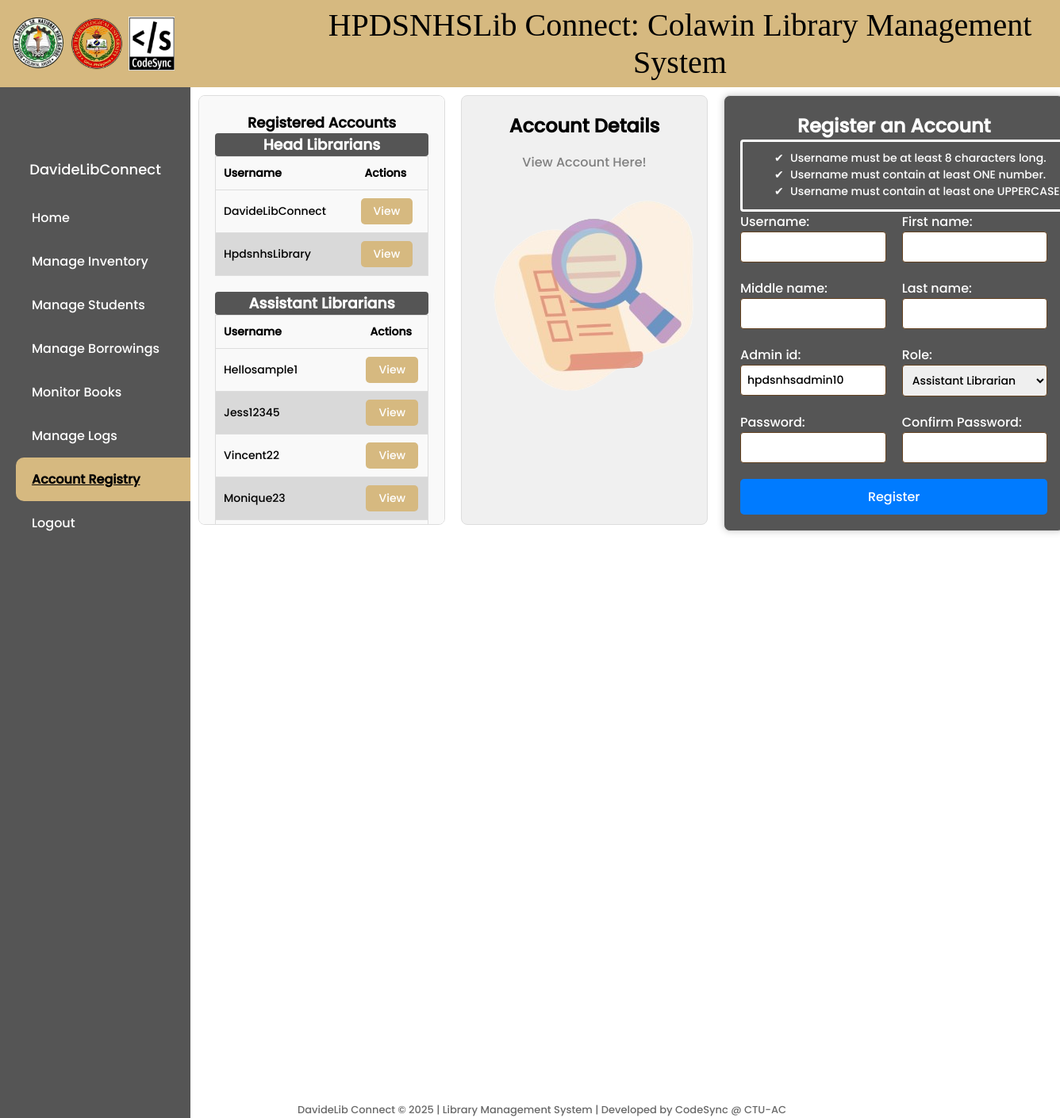
Page /register/ (signed in) on the committed database.
### library/models.py (models this page shows, shortened)
class CustomUser(AbstractBaseUser, PermissionsMixin):
    HEAD_LIBRARIAN = 'Head Librarian'
    ASSISTANT_LIBRARIAN = 'Assistant Librarian'
    ROLE_CHOICES = (
        ('Head Librarian', 'Head Librarian'),
        ('Assistant Librarian', 'Assistant Librarian'),
    )
    username = models.CharField(max_length=150, unique=True)
    first_name = models.CharField(max_length=30)
    middle_name = models.CharField(max_length=30, blank=True)
    last_name = models.CharField(max_length=30)
    admin_id = models.CharField(max_length=255, unique=True)
    is_staff = models.BooleanField(default=False)
    is_active = models.BooleanField(default=True)
    is_superuser = models.BooleanField(default=False)
    role = models.CharField(max_length=20, choices=ROLE_CHOICES, default='Assistant Librarian')
    qr_code = models.ImageField(upload_to='qr_codes', blank=True, null=True)
    temporary_password = models.CharField(max_length=128, blank=True, null=True)  # New temporary password field
    objects = CustomUserManager()
    USERNAME_FIELD = 'username'
    REQUIRED_FIELDS = ['first_name', 'last_name', 'admin_id']
    @staticmethod
    def generate_next_admin_id():
        prefix = "hpdsnhsadmin"
        users_with_ids = CustomUser.objects.filter(admin_id__startswith=prefix).values_list('admin_id', flat=True)
        if not users_with_ids:
            next_id = 1
        else:
            max_id = max([int(re.search(r'\d+$', admin_id).group()) for admin_id in users_with_ids])
            next_id = max_id + 1
        return f"{prefix}{str(next_id).zfill(2)}"

### library/views.py (the view)
# urls.py: path('register/', views.register, name='register'),
@login_required
@user_passes_test(is_head_librarian)
def register(request):
    if request.method == 'POST':
        form = CustomUserCreationForm(request.POST)
        if form.is_valid():
            user = form.save()
            if user.admin_id:
                messages.success(request, 'Assistant Librarian registered successfully.')
                return redirect('register')
            else:
                messages.error(request, 'Failed to generate admin_id.')
    else:
        form = CustomUserCreationForm()
    all_users = CustomUser.objects.all()
    head_librarians = all_users.filter(is_staff=True)
    assistant_librarians = all_users.filter(is_staff=False)
    context = {
        'form': form,
        'head_librarians': head_librarians,
        'assistant_librarians': assistant_librarians,
        'user': request.user,  # Ensure user object is available in template
    }
    return render(request, 'library/RegisterLog.html', context)

### library/forms.py (shortened to what this page needs)
class CustomUserCreationForm(UserCreationForm):
    password1 = forms.CharField(widget=forms.PasswordInput, label="Password")
    password2 = forms.CharField(widget=forms.PasswordInput, label="Confirm Password")
    class Meta:
        model = CustomUser
        fields = ['username', 'first_name', 'middle_name', 'last_name', 'admin_id', 'password1', 'password2', 'role']
        widgets = {
            'role': forms.Select(choices=CustomUser.ROLE_CHOICES, attrs={'id': 'role-field'}),
            'admin_id': forms.TextInput(attrs={'readonly': 'readonly'})  # Make admin_id readonly
        }
    def __init__(self, *args, **kwargs):
        super().__init__(*args, **kwargs)
        if not self.instance.pk:
            self.fields['admin_id'].initial = CustomUser.generate_next_admin_id()

### library/context_processors.py (called while the page is built)
def navbar_context(request):
    username = None
    if request.user.is_authenticated:
        username = request.user.username
    return {'username': username}

### library/views.py (called while the page is built)
def is_head_librarian(user):
    return user.role == 'Head Librarian'

### library/templates/library/RegisterLog.html (shortened to what this page needs)
{% extends 'main.html' %}
{% load static %}
{% block content %}
<!DOCTYPE html>
<html>
<head>
</head>
<body>
    <div class="main-content">
        <div class="container">
            <div class="accounts-container">
                <p style="align-items: center; font-size: 18px; font-weight: bold; text-align: center; margin: 0;">Registered Accounts</p>
                <h3>Head Librarians</h3>
                <table>
                    <thead>
                        <tr>
                            <th>Username</th>
                            <th style="padding-left: 25px;">Actions</th>
                        </tr>
                    </thead>
                    <tbody>
                        {% for head_librarian in head_librarians %}
                        <tr>
                            <td>{{ head_librarian.username }}</td>
                            <td style="padding-left: 20px;">
                                <button class="view-btn" data-id="{{ head_librarian.id }}">View</button>
                            </td>
                        </tr>
                        {% empty %}
                        <tr>
                            <td colspan="2">No head librarians found.</td>
                        </tr>
                        {% endfor %}
                    </tbody>
                </table>
                <h3>Assistant Librarians</h3>
                <table>
                    <thead>
                        <tr>
                            <th>Username</th>
                            <th style="padding-left: 80px;">Actions</th>
                        </tr>
                    </thead>
                    <tbody>
                        {% for assistant_librarian in assistant_librarians %}
                        <tr>
                            <td>{{ assistant_librarian.username }}</td>
                            <td style="padding-left: 75px;">
                                <button class="view-btn" data-id="{{ assistant_librarian.id }}">View</button>
                            </td>
                        </tr>
                        {% empty %}
                        <tr>
                            <td colspan="2">No assistant librarians found.</td>
                        </tr>
                        {% endfor %}
                    </tbody>
                </table>
            </div>
            <div class="blank-container" id="account-details-container">
                <h2 style="margin: 0; padding: 0;">Account Details</h2>
                <p style="color: gray; text-align: center;">View Account Here!</p>
                <img src="{% static 'images/account.png' %}" alt="">
            </div>
            <div class="form-container">
                <div class="form-panel">
                    <h2>Register an Account</h2>
                    <div class="errormessage">
                        {% if not form.errors %}
                        <ul style="margin: 0; font-size: 14px; list-style-type: none; padding-top: 10px;">
                            <li style="position: relative; padding-left: 20px;">
                                <span style="position: absolute; left: 0; top: 0;">✔</span> Username must be at least 8 characters long.
                            </li>
                            <li style="position: relative; padding-left: 20px;">
                                <span style="position: absolute; left: 0; top: 0;">✔</span> Username must contain at least ONE number.
                            </li>
                            <li style="position: relative; padding-left: 20px;">
                                <span style="position: absolute; left: 0; top: 0;">✔</span> Username must contain at least one UPPERCASE letter.
                            </li>
                        </ul>
                        {% endif %}
                    </div>
                    <form method="post">
                        <div class="form-group">
                            {{ form.username.label_tag }}
                            {{ form.username }}
                        </div>
                        <div class="form-group">
                            {{ form.first_name.label_tag }}
                            {{ form.first_name }}
                        </div>
                        <div class="form-group">
                            {{ form.middle_name.label_tag }}
                            {{ form.middle_name }}
                        </div>
                        <div class="form-group">
                            {{ form.last_name.label_tag }}
                            {{ form.last_name }}
                        </div>
                        <div class="form-group">
                            {{ form.admin_id.label_tag }}
                            {{ form.admin_id }}
                        </div>
                        <div class="form-group">
                            {{ form.role.label_tag }}
                            {{ form.role }}
                        </div>
                        <div class="form-group">
                            {{ form.password1.label_tag }}
                            {{ form.password1 }}
                        </div>
                        <div class="form-group">
                            {{ form.password2.label_tag }}
                            {{ form.password2 }}
                        </div>
                        <button type="submit" class="btn-register">Register</button>
                    </form>
                </div>
            </div>
        </div>
    </div>
</body>
</html>
{% endblock %}

### templates/navbar.html (shortened to what this page needs)
{% load static %}
{% block content %}
<!DOCTYPE html>
<html lang="en">
<head>
</head>
<body>
    <div class="header">
        <img src="{% static 'images/hpdslogo.png' %}" alt="logo" style="width: 68px; height: 68px; border-radius: 50%; padding-left: 6px; ">
        <img src="{% static 'images/ctu.png' %}" alt="logo" style="width: 68px; height: 68px; border-radius: 50%; padding-left: 6px;">
        <img src="{% static 'images/Codesynlogo.png' %}" alt="logo" style="width: 58px; height: 68px; padding-left: 6px;">
        <p class="title">HPDSNHSLib Connect: Colawin Library Management System</p>
    </div>
    <div class="sidebar" >
        <div class="profile" {% if user.role == 'Head Librarian' or user.role == 'Assistant Librarian' %} style="display: contents;" {% else %} style="display: none;" {% endif %}>
            <div class="profile-pic"></div>
            <div class="username">{{ username }}</div>
        </div>
        <ul class="menu" {% if user.role != 'Head Librarian' and user.role != 'Assistant Librarian' %} style="display: none;" {% endif %}>
            <li><a href="{% url 'home' %}" class="{% if request.resolver_match.url_name == 'home' %}active{% endif %}">Home</a></li>
            {% if user.role == 'Head Librarian' %}
                <li><a href="{% url 'book-list' %}" class="{% if request.resolver_match.url_name == 'book-list' %}active{% endif %}">Manage Inventory</a></li>
            {% endif %}
            <li><a href="{% url 'borrower-list' %}" class="{% if request.resolver_match.url_name == 'borrower-list' %}active{% endif %}">Manage Students</a></li>
            <li><a href="{% url 'borrow-slip-list' %}" class="{% if request.resolver_match.url_name == 'borrow-slip-list' %}active{% endif %}">Manage Borrowings</a></li>
            <li><a href="{% url 'monitor-borrowed-books' %}" class="{% if request.resolver_match.url_name == 'monitor-borrowed-books' %}active{% endif %}">Monitor Books</a></li>
            <li><a href="{% url 'attendance-list' %}" class="{% if request.resolver_match.url_name == 'attendance-list' %}active{% endif %}">Manage Logs</a></li>
            {% if user.role == 'Head Librarian' %}
                <li><a href="{% url 'register' %}" class="{% if request.resolver_match.url_name == 'register' %}active{% endif %}">Account Registry</a></li>
            {% endif %}
            <li><a href="#" onclick="confirmLogout()">Logout</a></li>
        </ul>
    </div>
    <span class="footer">DavideLib Connect © 2025 | Library Management System | Developed by CodeSync @ CTU-AC</span>
</body>
</html>
{% endblock %}

### static/styles/main.css (style rules this page uses)
body, html { margin: 0; padding: 0; font-family: 'Poppins', sans-serif; }
.header { background-color: #77A681; height: 70px; color: white; text-align: center; padding: 20px; width: 100%; position: fixed; top: 0; left: 0; }
.sidebar { background-color: #555; width: 200px; position: fixed; top: 70px; height: calc(100% - 70px); overflow: auto; padding: 20px; color: white; }

### templates/navbar.html (style rules this page uses)
body, html { margin: 0; padding: 0; font-family: 'Poppins', sans-serif; }
.header { background-color: #D6B980; height: 70px; color: white; text-align: center; padding: 20px; width: 100%; position: fixed; top: 0; left: 0; z-index: 1000; display: flex; padding-left: 8px; align-items: center; }
.title { font-family: 'Blue'; padding-left: 150px; font-size: 40px; color: black; }
.sidebar { background-color: #555; width: 200px; position: fixed; top: 110px; height: calc(100% - 110px); overflow: auto; padding: 20px; color: white; display: flex; flex-direction: column; align-items: center; overflow-y: auto; overflow-x: hidden; z-index: 100; }
.profile { margin-top: 10px; display: contents; }
.profile-pic { margin-left: 12px; width: 65px; height: 65px; background-image: url('/static/images/user.png'); background-size: cover; background-position: center; border-radius: 50%; margin-bottom: 5px; }
.username { font-size: 18px; }
.menu { list-style: none; padding: 0; width: 100%; margin-top: 20px; }
.menu li { width: 100%; }
.menu li a { display: block; width: 100%; padding: 15px 20px; text-decoration: none; color: #fff; text-align: left; }
.menu li a.active { background-color: #D6B980; color: black; border-radius: 10px; text-decoration: underline; font-weight: bold; }
.footer { position: fixed; bottom: 0; right: 345px; font-size: 13px; color: dimgray; z-index: 1000; }

### rows in the picture
CustomUser: username "DavideLibConnect"
CustomUser: username "HpdsnhsLibrary"
CustomUser: username "Hellosample1"
CustomUser: username "Jess12345"
CustomUser: username "Vincent22"
CustomUser: username "Monique23"
